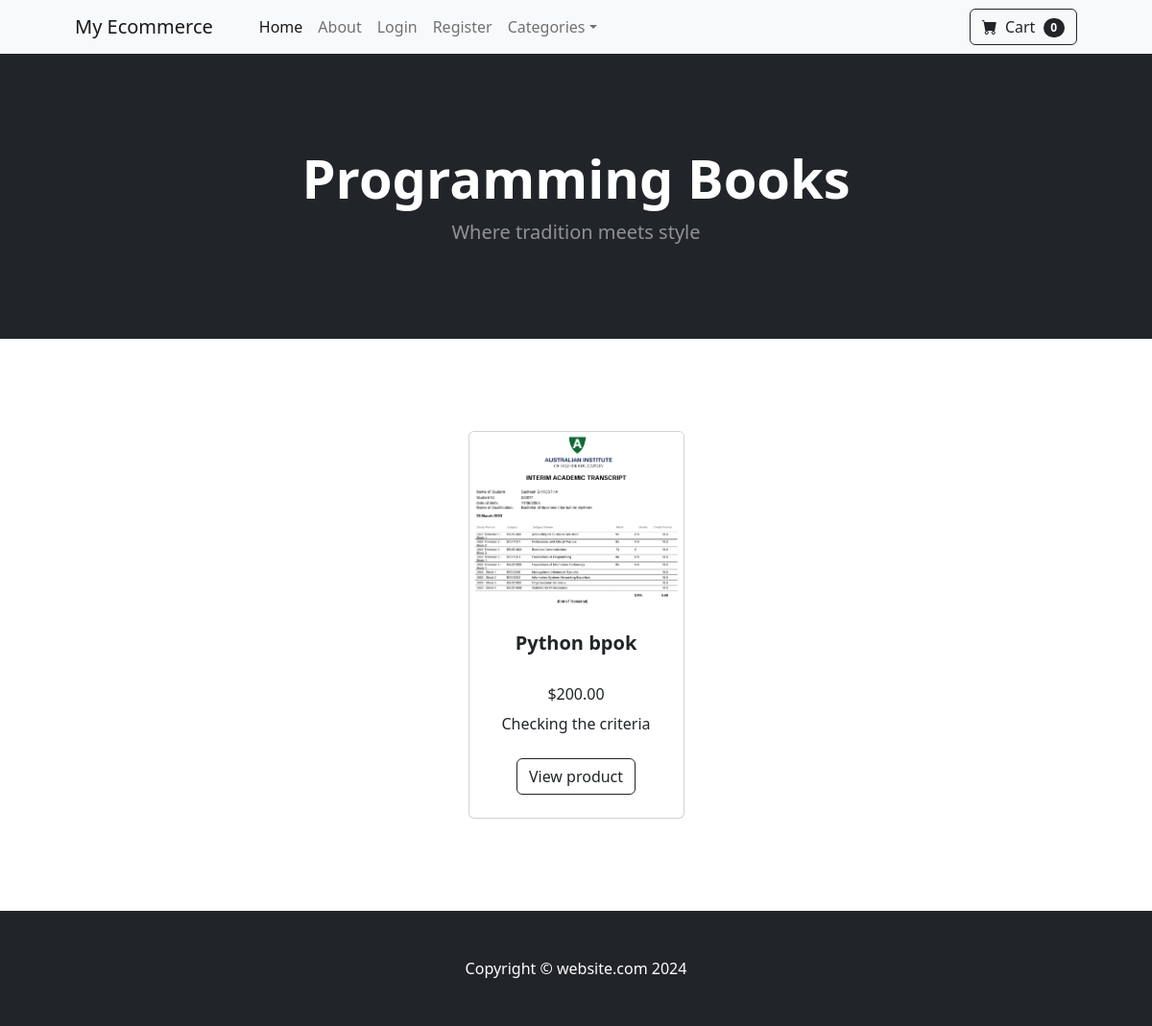
/category/Programming-Books/, run on the app's committed database.
### store/models.py (models this page shows, shortened)
class Category(models.Model):
    name = models.CharField(max_length=50)
    def __str__(self):
        return self.name
    class Meta:
        verbose_name_plural = 'categories'

class Product(models.Model):
    name = models.CharField(max_length=100)
    price = models.DecimalField(default=0,decimal_places=2,max_digits=6)
    category = models.ForeignKey(Category, on_delete=models.CASCADE,default=1)
    description = models.CharField(max_length=250,default='',blank=True,null=True)
    image = models.ImageField(upload_to='uploads/product/')
    is_sale = models.BooleanField(default=False)
    sale_price = models.DecimalField(default=0,decimal_places=2,max_digits=6)

### store/views.py (the view)
# urls.py: path('category/<str:foo>/', views.category, name='category'),
def category(request, foo):
    if '-' in foo:
        foo_original = foo
        foo = foo.replace('-', ' ')
    else:
        foo_original = foo
    print(f"Original category string: {foo_original}")
    print(f"Processed category string: {foo}")
    try:
        category = Category.objects.get(name__iexact=foo)
        print(f"Category found: {category.name}")  # Debugging: print the category found
        products = Product.objects.filter(category=category)
        return render(request, 'category.html', {'products': products, 'category': category})
    except Category.DoesNotExist:
        print(f"Category '{foo}' does not exist")  # Debugging: print the error message
        messages.error(request, f"The category '{foo_original}' does not exist")
        return redirect('home')

### cart/cart.py (called while the page is built)
    def __len__(self):
        return len(self.cart)

### cart/context_processors.py (called while the page is built)
def cart(request):
    return{'cart':Cart(request)}

### store/templates/category.html
{% extends 'base.html' %}
{% block content %}
        <header class="bg-dark py-5">
            <div class="container px-4 px-lg-5 my-5">
                <div class="text-center text-white">
                    <h1 class="display-4 fw-bolder">{{ category }}</h1>
                    <p class="lead fw-normal text-white-50 mb-0">Where tradition meets style</p>
                </div>
            </div>
        </header>
        <section class="py-5">
            <div class="container px-4 px-lg-5 mt-5">
                <div class="row gx-4 gx-lg-5 row-cols-2 row-cols-md-3 row-cols-xl-4 justify-content-center">
                    {% for product in products %}
                        {%if product.is_sale %}
                        <div class="col mb-5">
                        <div class="card h-100">
                            <div class = "badge bg-dark text-white position-absolute"
                                 style="top:0.5rem; right: 0.5rem"
                            >Sale</div>
                            <img class="card-img-top" src="{{product.image.url}}" alt="..." />
                            <div class="card-body p-4">
                                <div class="text-center">
                                    <h5 class="fw-bolder">{{product.name}}</h5>
                                    <div class = "d-flex justify-content-center small text-warning mb-2">
                                        <div class = "bi-star-fill"></div>
                                        &nbsp;&nbsp;Sale!&nbsp;&nbsp;
                                        <div class = "bi-star-fill"></div>
                                    </div>
                                    <strike>
                                        ${{product.price}}
                                    </strike>&nbsp;
                                    ${{product.sale_price}}
                                </div>
                                {{product.description}}
                            </div>
                            <div class="card-footer p-4 pt-0 border-top-0 bg-transparent">
                                <div class="text-center"><a class="btn btn-outline-dark mt-auto" href="{%url 'product' product.id%}">View product</a></div>
                            </div>
                        </div>
                    </div>
                        {%else%}
                    <div class="col mb-5">
                        <div class="card h-100">
                            <img class="card-img-top" src="{{product.image.url}}" alt="..." />
                            <div class="card-body p-4">
                                <div class="text-center">
                                    <h5 class="fw-bolder">{{product.name}}</h5>
                                    <br>
                                    <h6>
                                        ${{product.price}}
                                    </h6>
                                </div>
                                <center>
                                    <h8>
                                        {{product.description}}
                                    </h8>
                                </center>
                            </div>
                            <div class="card-footer p-4 pt-0 border-top-0 bg-transparent">
                                <div class="text-center"><a class="btn btn-outline-dark mt-auto" href="{%url 'product' product.id%}">View product</a></div>
                            </div>
                        </div>
                    </div>
                    {%endif%}
                    {% endfor %}
                </div>
            </div>
        </section>
{% endblock %}

### data on the page
Category: name "Programming Books"
Product: image (picture), name "Python bpok", price "200.00", description "Checking the criteria"

### other printed values
{{ cart|length }} "0"
